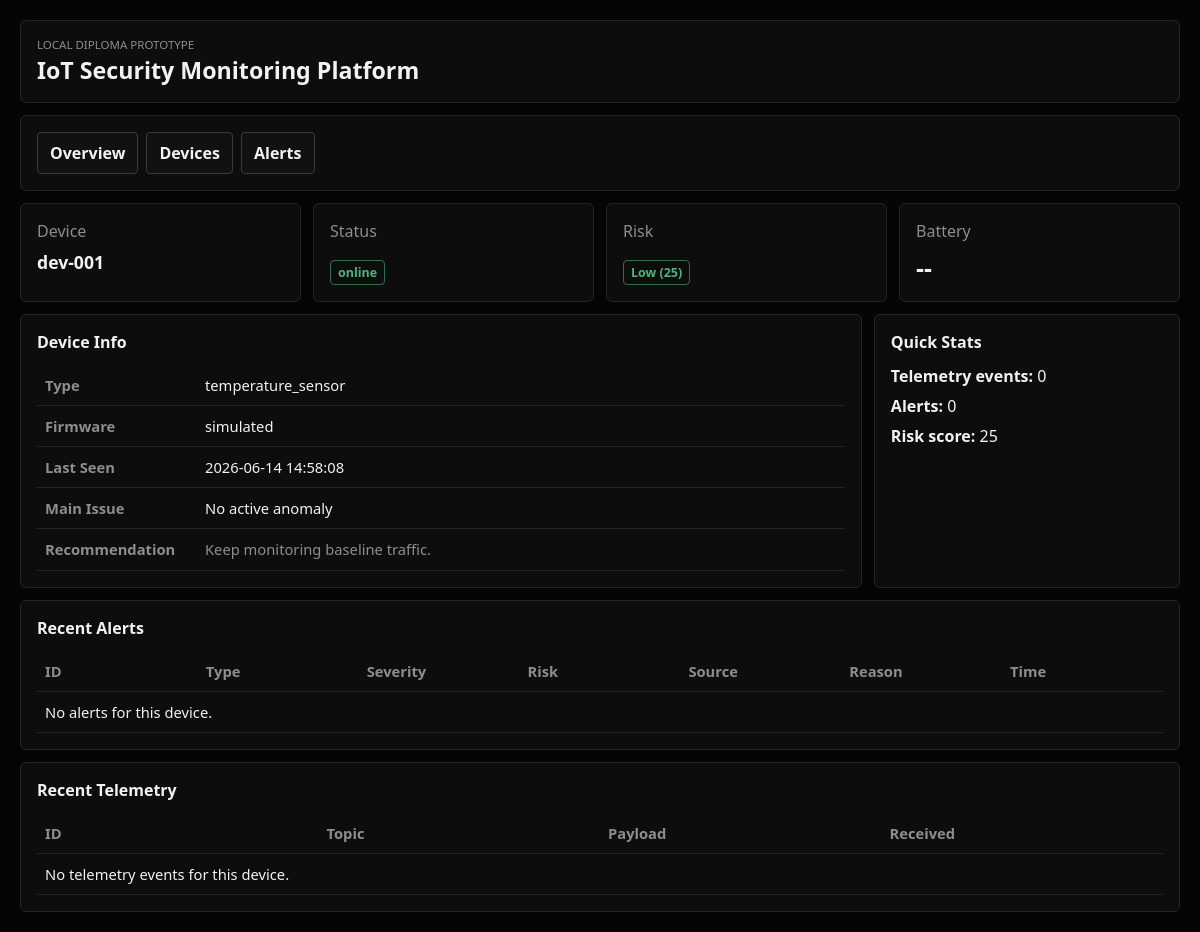
/dashboard/devices/dev-001, run on the app's committed database.
### app/models/registered_device.py (models this page shows)
class RegisteredDevice(Base):
    __tablename__ = "registered_devices"
    id: Mapped[int] = mapped_column(Integer, primary_key=True)
    device_id: Mapped[str] = mapped_column(String(100), unique=True, index=True)
    device_name: Mapped[str] = mapped_column(String(120))
    device_type: Mapped[str] = mapped_column(String(80))
    device_mode: Mapped[str] = mapped_column(String(20), default="simulated")
    ip_address: Mapped[str | None] = mapped_column(String(45), nullable=True)
    mac_address: Mapped[str | None] = mapped_column(String(32), nullable=True)
    created_at: Mapped[datetime] = mapped_column(DateTime(timezone=True), default=utc_now)

### app/main.py (the view)
@app.get("/dashboard/devices/{device_id}", response_class=HTMLResponse)
def dashboard_device_detail(
    device_id: str,
    request: Request,
    db: Session = Depends(get_db),
) -> HTMLResponse:
    devices = _registered_device_cards(db)
    device = next((item for item in devices if item["device_id"] == device_id), None)
    if device is None:
        raise HTTPException(status_code=404, detail="Device not found")
    detail = {
        "device": device,
        "recent_alerts": [row for row in _alert_rows() if row["device_id"] == device_id],
        "recent_telemetry": [],
    }
    return templates.TemplateResponse(request, "device_detail.html", {"detail": detail})

### app/templates/device_detail.html (shortened to what this page needs)
<!DOCTYPE html>
<html lang="ru">
<head>
    <link rel="stylesheet" href="{{ url_for('static', path='/dashboard.css') }}">
</head>
<body>
<main class="page-shell">
    <header class="topbar card">
        <div>
            <p class="eyebrow">Local diploma prototype</p>
            <h1>IoT Security Monitoring Platform</h1>
        </div>
    </header>
    <nav class="nav-bar card">
        <a href="/">Overview</a>
        <a href="/dashboard/devices">Devices</a>
        <a href="/dashboard/alerts">Alerts</a>
    </nav>
    <section class="kpis">
        <article class="card kpi">
            <p>Device</p>
            <strong style="font-size:1.1rem">{{ detail.device.device_id }}</strong>
        </article>
        <article class="card kpi">
            <p>Status</p>
            <strong><span class="badge {{ 'online' if detail.device.status == 'online' else 'offline' }}">{{ detail.device.status }}</span></strong>
        </article>
        <article class="card kpi">
            <p>Risk</p>
            <strong><span class="badge risk-{{ detail.device.risk_level | lower }}">{{ detail.device.risk_level }} ({{ detail.device.risk_score }})</span></strong>
        </article>
        <article class="card kpi">
            <p>Battery</p>
            <strong>{{ detail.device.battery if detail.device.battery is not none else '--' }}{% if detail.device.battery is not none %}%{% endif %}</strong>
        </article>
    </section>
    <section class="layout-grid">
        <article class="card">
            <h2>Device Info</h2>
            <table class="detail-table">
                <tr><th>Type</th><td>{{ detail.device.device_type }}</td></tr>
                <tr><th>Firmware</th><td>{{ detail.device.firmware_version or '--' }}</td></tr>
                <tr><th>Last Seen</th><td>{{ detail.device.last_seen_at.strftime('%Y-%m-%d %H:%M:%S') if detail.device.last_seen_at else '--' }}</td></tr>
                <tr><th>Main Issue</th><td>{{ detail.device.main_issue }}</td></tr>
                <tr><th>Recommendation</th><td class="recommendation-cell">{{ detail.device.recommendation }}</td></tr>
            </table>
        </article>
        <aside class="side-column">
            <article class="card side-card-compact">
                <h2>Quick Stats</h2>
                <ul class="detail-stats">
                    <li><strong>Telemetry events:</strong> {{ detail.recent_telemetry | length }}</li>
                    <li><strong>Alerts:</strong> {{ detail.recent_alerts | length }}</li>
                    <li><strong>Risk score:</strong> {{ detail.device.risk_score }}</li>
                </ul>
            </article>
        </aside>
    </section>
    <section class="card">
        <h2>Recent Alerts</h2>
        <table>
            <thead>
            <tr>
                <th>ID</th>
                <th>Type</th>
                <th>Severity</th>
                <th>Risk</th>
                <th>Source</th>
                <th>Reason</th>
                <th>Time</th>
            </tr>
            </thead>
            <tbody>
            {% if detail.recent_alerts %}
                {% for alert in detail.recent_alerts %}
                <tr>
                    <td>{{ alert.id }}</td>
                    <td><span class="badge alert-type">{{ alert.alert_type }}</span></td>
                    <td><span class="badge risk-{{ alert.severity }}">{{ alert.severity }}</span></td>
                    <td>{{ alert.risk_score }}</td>
                    <td><span class="badge source-{{ alert.source }}">{{ alert.source_label }}</span></td>
                    <td class="reason-cell">
                        <div class="alert-reason">{{ alert.reason }}</div>
                        {% if alert.details %}
                        <details class="alert-details">
                            <summary>Details</summary>
                            <code>{{ alert.details }}</code>
                        </details>
                        {% endif %}
                    </td>
                    <td class="nowrap">{{ alert.created_at.strftime('%Y-%m-%d %H:%M') }}</td>
                </tr>
                {% endfor %}
            {% else %}
                <tr><td colspan="7">No alerts for this device.</td></tr>
            {% endif %}
            </tbody>
        </table>
    </section>
    <section class="card">
        <h2>Recent Telemetry</h2>
        <table>
            <thead>
            <tr>
                <th>ID</th>
                <th>Topic</th>
                <th>Payload</th>
                <th>Received</th>
            </tr>
            </thead>
            <tbody>
            {% if detail.recent_telemetry %}
                {% for event in detail.recent_telemetry %}
                <tr>
                    <td>{{ event.id }}</td>
                    <td class="nowrap">{{ event.topic }}</td>
                    <td><code class="payload-code">{{ event.payload | tojson }}</code></td>
                    <td class="nowrap">{{ event.received_at.strftime('%Y-%m-%d %H:%M:%S') }}</td>
                </tr>
                {% endfor %}
            {% else %}
                <tr><td colspan="4">No telemetry events for this device.</td></tr>
            {% endif %}
            </tbody>
        </table>
    </section>
</main>
</body>
</html>

### app/static/dashboard.css (style rules this page uses)
:root, :root[data-theme="dark"] { --bg: #050505; --panel: #0d0d0d; --panel-2: #111; --ink: #f2f2f2; --muted: #8d8d8d; --line: #242424; --line-strong: #3a3a3a; --accent: #fff; --ok: #87d37c; --warn: #f0c36a; --danger: #ff6b6b; --critical: #e5484d; --high: #ff8a3d; --medium: #f5c451; --low: #4fb477; --info: #4aa3ff; --ml: #9b8cff; --font-ui: "Segoe UI", Arial, sans-serif; }
* { box-sizing: border-box; }
body { margin: 0; min-width: 320px; color: var(--ink); background: var(--bg); font-family: var(--font-ui); }
.page-shell { width: min(1280px, 100%); margin: 0 auto; padding: 20px; display: grid; gap: 12px; }
.card { background: var(--panel); border: 1px solid var(--line); border-radius: 6px; padding: 16px; }
.topbar { display: flex; justify-content: space-between; align-items: center; gap: 16px; }
.topbar h1 { margin: 2px 0 0; font-size: 1.45rem; font-weight: 650; letter-spacing: 0; }
.eyebrow { margin: 0; color: var(--muted); text-transform: uppercase; font-size: 0.72rem; letter-spacing: 0; }
.actions, .nav-bar { display: flex; gap: 8px; flex-wrap: wrap; }
button, .nav-bar a { border: 1px solid var(--line-strong); border-radius: 4px; background: var(--panel-2); color: var(--ink); padding: 9px 12px; font: inherit; font-weight: 600; text-decoration: none; cursor: pointer; }
.kpis { display: grid; grid-template-columns: repeat(4, minmax(0, 1fr)); gap: 12px; }
.kpi p { margin: 0; color: var(--muted); }
.kpi strong { display: inline-block; margin-top: 8px; font-size: 1.55rem; font-weight: 650; }
.layout-grid { display: grid; grid-template-columns: minmax(0, 2.2fr) minmax(260px, 0.8fr); gap: 12px; }
.side-column { display: grid; gap: 12px; }
h2, h3 { margin: 0 0 12px; font-size: 1rem; font-weight: 650; }
table { width: 100%; border-collapse: collapse; table-layout: fixed; font-size: 0.92rem; }
th, td { padding: 10px 8px; border-bottom: 1px solid var(--line); text-align: left; vertical-align: top; word-break: break-word; }
th { color: var(--muted); font-weight: 600; }
.recommendation-cell, .hint, .risk-description, .risk-meta { color: var(--muted); line-height: 1.4; }
.badge { display: inline-block; padding: 3px 7px; border: 1px solid var(--line-strong); border-radius: 4px; color: var(--ink); font-size: 0.78rem; font-weight: 650; white-space: nowrap; word-break: normal; }
.badge.online, .badge.risk-low { color: var(--low); border-color: #2f6f4a; }
.risk-list, .detail-stats { list-style: none; margin: 0; padding: 0; }
.risk-list li, .detail-stats li { margin-bottom: 8px; }
.detail-table { table-layout: auto; }
.detail-table th { width: 160px; }

### data on the page
RegisteredDevice: device.device_id "dev-001", device.device_type "temperature_sensor"

### other printed values
{{ detail.device.status }} "online"
{{ detail.device.risk_level }} "Low"
{{ detail.device.risk_score }} "25"
{{ detail.device.battery if detail.device.battery is not none else '--' }} "--"
{{ detail.device.firmware_version or '--' }} "simulated"
{{ detail.device.main_issue }} "No active anomaly"
{{ detail.device.recommendation }} "Keep monitoring baseline traffic."
{{ detail.recent_telemetry | length }} "0"
{{ detail.recent_alerts | length }} "0"
